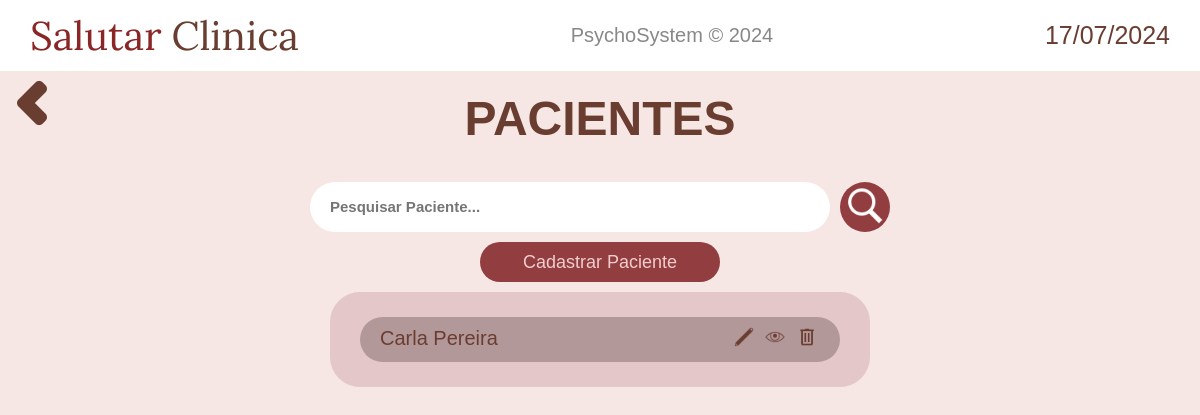
/pacientes/ (signed in), run on an earlier commit of the app's database.
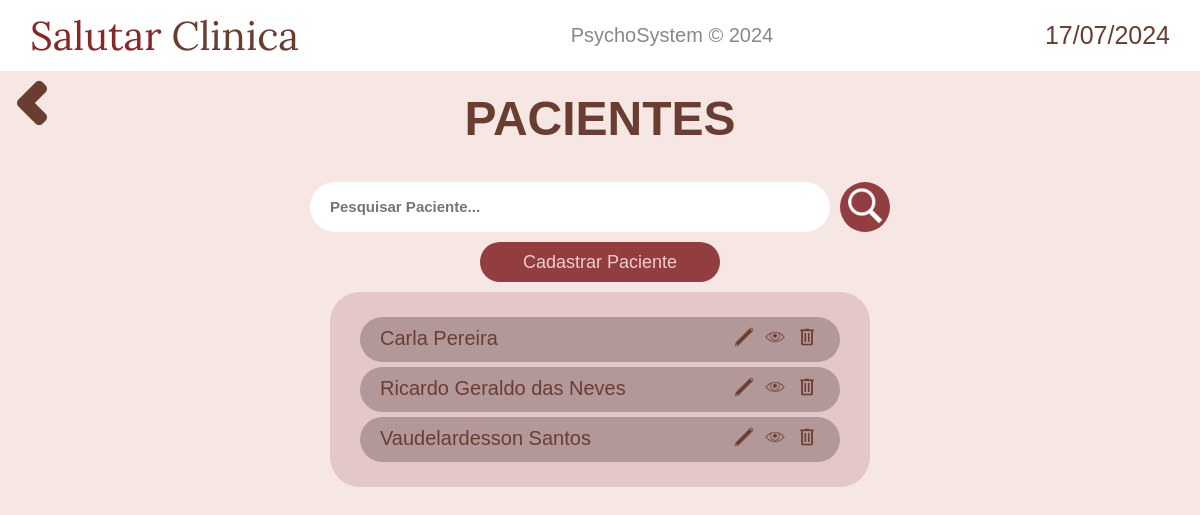
And on a later commit of the database.
### pacientes/models.py (models this page shows)
class Paciente(models.Model):
    nome = models.CharField(max_length=50)
    cpf = models.CharField(max_length=20, unique=True)
    rg = models.CharField(max_length=20)
    data_nascimento = models.DateField()
    rua = models.CharField(max_length=50)
    bairro = models.CharField(max_length=50)
    numero = models.CharField(max_length=5)
    complemento = models.TextField(blank=True)
    cep = models.CharField(max_length=20)
    ponto_referencia = models.TextField(blank=True)
    nome_mae = models.CharField(max_length=50, blank=True)
    nome_pai = models.CharField(max_length=50, blank=True)
    telefone = models.CharField(max_length=20)

### pacientes/views.py (the view)
# urls.py: path('', views.display, name="display_pacientes"),
@login_required(login_url='home:login')
def display(request):
    pacientes = Paciente.objects.all()
    context_ = {
        'data_atual': data_atual,
        'pacientes': pacientes,
    }
    return render(request, 'pacientes/display.html', context_)

### pacientes/templates/pacientes/display.html (shortened to what this page needs)
{% extends 'base.html' %}
{% load static %}
{% block content %}
<div style="display: flex;">
    <a href="{% url 'home:navegacao' %}" class="return-button"><img src="{% static 'home/imagens/chevron-left.png' %}" alt=""></a>
    <h2 class="welcome-text"><a href="{% url 'pacientes:display_pacientes' %}">PACIENTES</a></h2>
</div>
<main style="flex-direction: column;">
    <form action="{% url 'pacientes:search' %}" method="get" style="justify-content: center; display: flex;">
        <input class="pesquisar-pacientes" type="text" id="search" name="q" placeholder="Pesquisar Paciente...">
        <button type="submit" class="pesquisar-button">
            <img src="{% static 'pacientes/imagens/pesquisar-icon.png' %}" height="40" alt="">
        </button>
    </form>
    <a class="add-paciente-button" href="{% url 'pacientes:cadastro_paciente' %}">
        Cadastrar Paciente
    </a>
    <div class="mostrar-pacientes-container">
        {% if pacientes %}
            {% for paciente in pacientes %}
            <div class="paciente-exibido">
                <h4 style="font-weight: 500;">{{ paciente.nome }}</h4>
                <div class="icones-paciente">
                    <a href="{% url 'pacientes:editar_paciente' paciente.id %}" style="margin: 0 3px;">
                        <img height="20" src="{% static 'pacientes/imagens/editar-icon.png' %}" alt="">
                    </a>
                    <a href="{% url 'pacientes:infos' paciente.id %}" style="margin: 0 3px;">
                        <img height="20" src="{% static 'pacientes/imagens/ver-icon.png' %}" alt="">
                    </a>
                    <a href="#" class="opcao-deletar" style="margin: 0 3px;">
                        <img height="20" src="{% static 'pacientes/imagens/excluir-icon.png' %}" alt="">
                    </a>
                </div>
            </div>
            {% endfor %}
        {% else %}
            <h4 style="font-weight: 500;">Nenhum paciente cadastrado...</h4>
        {% endif %}
    </div>
</main>
{% endblock content %}

What changed in the data, as far as the page shows it:
added Paciente: nome "Ricardo Geraldo das Neves"
added Paciente: nome "Vaudelardesson Santos"
